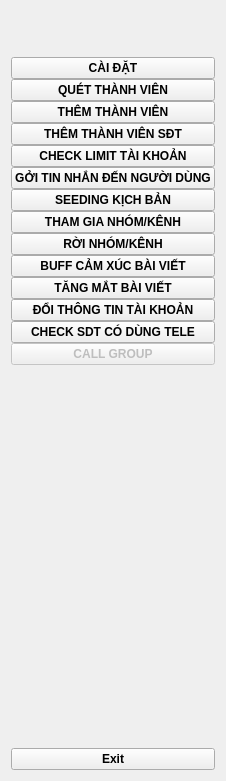
     <widget class="QWidget" name="full_menu_widget" native="true">
      <property name="font">
       <font>
        <weight>75</weight>
        <bold>true</bold>
       </font>
      </property>
      <layout class="QVBoxLayout" name="verticalLayout_4">
       <item>
        <layout class="QHBoxLayout" name="horizontalLayout_2">
         <property name="spacing">
          <number>0</number>
         </property>
         <item>
          <widget class="QLabel" name="logo_label_2">
           <property name="minimumSize">
            <size>
             <width>40</width>
             <height>40</height>
            </size>
           </property>
           <property name="maximumSize">
            <size>
             <width>40</width>
             <height>40</height>
            </size>
           </property>
           <property name="text">
            <string/>
           </property>
           <property name="pixmap">
            <pixmap resource="resource.qrc">:/icon/icon/Logo.jpg</pixmap>
           </property>
           <property name="scaledContents">
            <bool>true</bool>
           </property>
          </widget>
         </item>
         <item>
          <widget class="QLabel" name="logo_label_3">
           <property name="font">
            <font>
             <pointsize>15</pointsize>
             <weight>75</weight>
             <bold>true</bold>
            </font>
           </property>
           <property name="text">
            <string/>
           </property>
          </widget>
         </item>
        </layout>
       </item>
       <item>
        <layout class="QVBoxLayout" name="verticalLayout_2">
         <property name="spacing">
          <number>0</number>
         </property>
         <item>
          <widget class="QPushButton" name="dashborad_btn_2">
           <property name="text">
            <string>CÀI ĐẶT</string>
           </property>
           <property name="icon">
            <iconset resource="resource.qrc">
             <normaloff>:/icon/icon/dashboard-5-32.ico</normaloff>
             <normalon>:/icon/icon/dashboard-5-48.ico</normalon>:/icon/icon/dashboard-5-32.ico</iconset>
           </property>
           <property name="iconSize">
            <size>
             <width>14</width>
             <height>14</height>
            </size>
           </property>
           <property name="checkable">
            <bool>true</bool>
           </property>
           <property name="autoExclusive">
            <bool>true</bool>
           </property>
          </widget>
         </item>
         <item>
          <widget class="QPushButton" name="orders_btn_2">
           <property name="enabled">
            <bool>true</bool>
           </property>
           <property name="text">
            <string>QUÉT THÀNH VIÊN</string>
           </property>
           <property name="icon">
            <iconset resource="resource.qrc">
             <normaloff>:/icon/icon/activity-feed-32.ico</normaloff>
             <normalon>:/icon/icon/activity-feed-48.ico</normalon>:/icon/icon/activity-feed-32.ico</iconset>
           </property>
           <property name="iconSize">
            <size>
             <width>14</width>
             <height>14</height>
            </size>
           </property>
           <property name="checkable">
            <bool>true</bool>
           </property>
           <property name="autoExclusive">
            <bool>true</bool>
           </property>
          </widget>
         </item>
         <item>
          <widget class="QPushButton" name="products_btn_2">
           <property name="enabled">
            <bool>true</bool>
           </property>
           <property name="text">
            <string>THÊM THÀNH VIÊN</string>
           </property>
           <property name="icon">
            <iconset resource="resource.qrc">
             <normaloff>:/icon/icon/person_add_user.ico</normaloff>:/icon/icon/person_add_user.ico</iconset>
           </property>
           <property name="iconSize">
            <size>
             <width>14</width>
             <height>14</height>
            </size>
           </property>
           <property name="checkable">
            <bool>true</bool>
           </property>
           <property name="autoExclusive">
            <bool>true</bool>
           </property>
          </widget>
         </item>
         <item>
          <widget class="QPushButton" name="bt_Qadmemphone">
           <property name="text">
            <string>THÊM THÀNH VIÊN SĐT</string>
           </property>
           <property name="icon">
            <iconset resource="resource.qrc">
             <normaloff>:/icon/icon/person-badge-fill.svg</normaloff>:/icon/icon/person-badge-fill.svg</iconset>
           </property>
           <property name="checkable">
            <bool>true</bool>
           </property>
           <property name="autoExclusive">
            <bool>true</bool>
           </property>
          </widget>
         </item>
         <item>
          <widget class="QPushButton" name="cspam_btn">
           <property name="enabled">
            <bool>true</bool>
           </property>
           <property name="text">
            <string>CHECK LIMIT TÀI KHOẢN</string>
           </property>
           <property name="icon">
            <iconset resource="resource.qrc">
             <normaloff>:/icon/icon/checkspam.svg</normaloff>:/icon/icon/checkspam.svg</iconset>
           </property>
           <property name="checkable">
            <bool>true</bool>
           </property>
           <property name="autoExclusive">
            <bool>true</bool>
           </property>
          </widget>
         </item>
         <item>
          <widget class="QPushButton" name="spam_mess_btn2">
           <property name="enabled">
            <bool>true</bool>
           </property>
           <property name="text">
            <string>GỞI TIN NHẮN ĐẾN NGƯỜI DÙNG</string>
           </property>
           <property name="icon">
            <iconset resource="resource.qrc">
             <normaloff>:/icon/icon/send.png</normaloff>:/icon/icon/send.png</iconset>
           </property>
           <property name="checkable">
            <bool>true</bool>
           </property>
           <property name="autoExclusive">
            <bool>true</bool>
           </property>
          </widget>
         </item>
         <item>
          <widget class="QPushButton" name="btn_seeding1">
           <property name="enabled">
            <bool>true</bool>
           </property>
           <property name="text">
            <string>SEEDING KỊCH BẢN</string>
           </property>
           <property name="icon">
            <iconset resource="resource.qrc">
             <normaloff>:/icon/icon/copy.ico</normaloff>:/icon/icon/copy.ico</iconset>
           </property>
           <property name="checkable">
            <bool>true</bool>
           </property>
           <property name="autoExclusive">
            <bool>true</bool>
           </property>
          </widget>
         </item>
         <item>
          <widget class="QPushButton" name="btn_join_group_2">
           <property name="enabled">
            <bool>true</bool>
           </property>
           <property name="text">
            <string>THAM GIA NHÓM/KÊNH</string>
           </property>
           <property name="icon">
            <iconset resource="resource.qrc">
             <normaloff>:/icon/icon/group.ico</normaloff>:/icon/icon/group.ico</iconset>
           </property>
           <property name="checkable">
            <bool>true</bool>
           </property>
           <property name="autoExclusive">
            <bool>true</bool>
           </property>
          </widget>
         </item>
         <item>
          <widget class="QPushButton" name="btn_leave2">
           <property name="enabled">
            <bool>true</bool>
           </property>
           <property name="text">
            <string>RỜI NHÓM/KÊNH</string>
           </property>
           <property name="icon">
            <iconset resource="resource.qrc">
             <normaloff>:/icon/icon/logout_icon.ico</normaloff>:/icon/icon/logout_icon.ico</iconset>
           </property>
           <property name="checkable">
            <bool>true</bool>
           </property>
           <property name="autoExclusive">
            <bool>true</bool>
           </property>
          </widget>
         </item>
         <item>
          <widget class="QPushButton" name="btn_emoji_1">
           <property name="text">
            <string>BUFF CẢM XÚC BÀI VIẾT</string>
           </property>
           <property name="icon">
            <iconset resource="resource.qrc">
             <normaloff>:/icon/icon/winking-face.ico</normaloff>:/icon/icon/winking-face.ico</iconset>
           </property>
           <property name="checkable">
            <bool>true</bool>
           </property>
           <property name="autoExclusive">
            <bool>true</bool>
           </property>
          </widget>
         </item>
         <item>
          <widget class="QPushButton" name="btn_view_1">
           <property name="text">
            <string>TĂNG MẮT BÀI VIẾT</string>
           </property>
           <property name="icon">
            <iconset resource="resource.qrc">
             <normaloff>:/icon/icon/view.ico</normaloff>:/icon/icon/view.ico</iconset>
           </property>
           <property name="checkable">
            <bool>true</bool>
           </property>
           <property name="autoExclusive">
            <bool>true</bool>
           </property>
          </widget>
         </item>
         <item>
          <widget class="QPushButton" name="btn_change_info_1">
           <property name="enabled">
            <bool>true</bool>
           </property>
           <property name="text">
            <string>ĐỔI THÔNG TIN TÀI KHOẢN</string>
           </property>
           <property name="icon">
            <iconset resource="resource.qrc">
             <normaloff>:/icon/icon/user-48.ico</normaloff>:/icon/icon/user-48.ico</iconset>
           </property>
           <property name="checkable">
            <bool>true</bool>
           </property>
           <property name="autoExclusive">
            <bool>true</bool>
           </property>
          </widget>
         </item>
         <item>
          <widget class="QPushButton" name="btn_checkphone2">
           <property name="enabled">
            <bool>true</bool>
           </property>
           <property name="text">
            <string>CHECK SDT CÓ DÙNG TELE</string>
           </property>
           <property name="icon">
            <iconset resource="resource.qrc">
             <normaloff>:/icon/icon/check.ico</normaloff>:/icon/icon/check.ico</iconset>
           </property>
           <property name="checkable">
            <bool>true</bool>
           </property>
           <property name="autoExclusive">
            <bool>true</bool>
           </property>
          </widget>
         </item>
         <item>
          <widget class="QPushButton" name="btn_callgroup2">
           <property name="enabled">
            <bool>false</bool>
           </property>
           <property name="text">
            <string>CALL GROUP</string>
           </property>
           <property name="icon">
            <iconset resource="resource.qrc">
             <normaloff>:/icon/icon/call.ico</normaloff>:/icon/icon/call.ico</iconset>
           </property>
           <property name="checkable">
            <bool>true</bool>
           </property>
           <property name="autoExclusive">
            <bool>true</bool>
           </property>
          </widget>
         </item>
        </layout>
       </item>
       <item>
        <spacer name="verticalSpacer_2">
         <property name="orientation">
          <enum>Qt::Vertical</enum>
         </property>
         <property name="sizeHint" stdset="0">
          <size>
           <width>200</width>
           <height>377</height>
          </size>
         </property>
        </spacer>
       </item>
       <item>
        <widget class="QPushButton" name="exit_btn_2">
         <property name="text">
          <string>Exit</string>
         </property>
         <property name="icon">
          <iconset resource="resource.qrc">
           <normaloff>:/icon/icon/close-window-64.ico</normaloff>:/icon/icon/close-window-64.ico</iconset>
         </property>
         <property name="iconSize">
          <size>
           <width>14</width>
           <height>14</height>
          </size>
         </property>
        </widget>
       </item>
      </layout>
     </widget>
